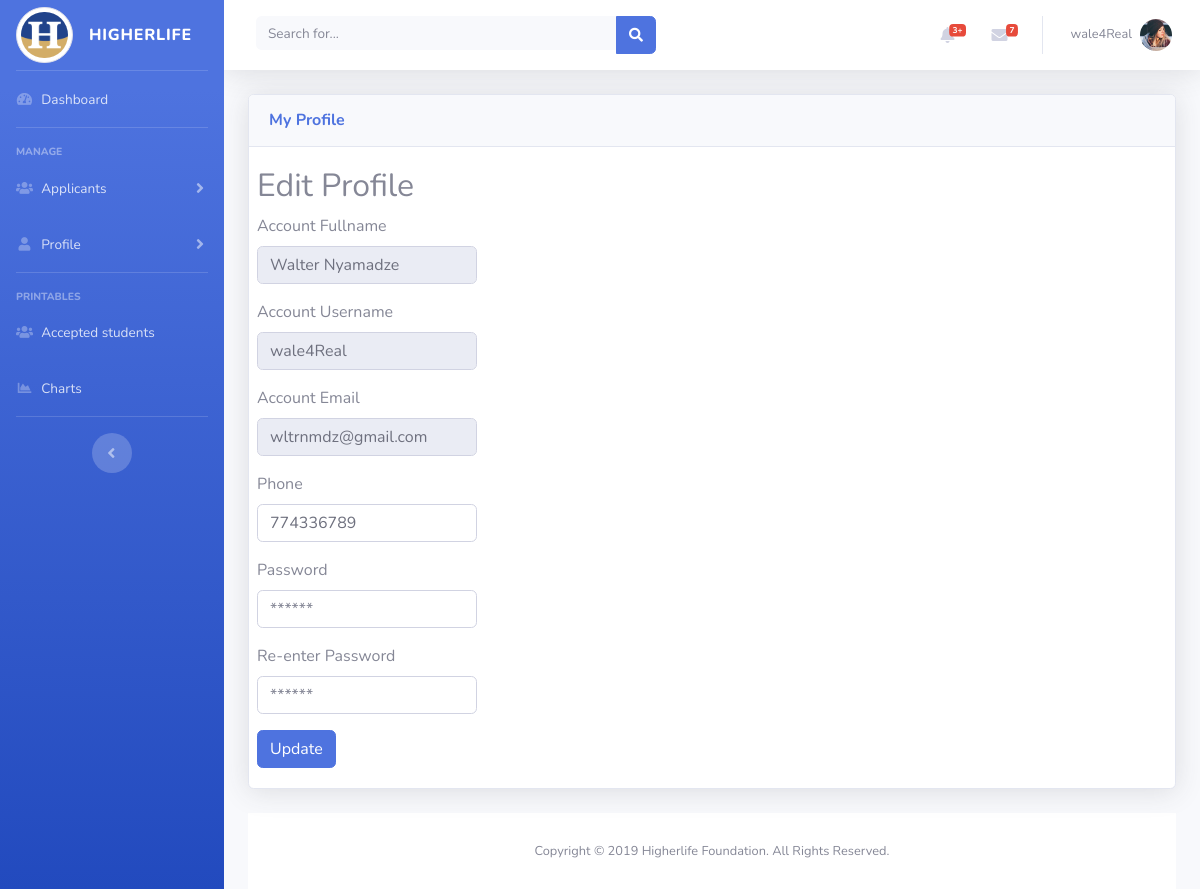
The app's page /Senior/profile.php (signed in) with its own data.
### tables this page shows
CREATE TABLE IF NOT EXISTS `users` (
  `id` int(11) NOT NULL,
  `name` varchar(40) NOT NULL,
  `surname` varchar(40) NOT NULL,
  `email` varchar(40) NOT NULL,
  `sbu` varchar(40) NOT NULL,
  `cell_num` int(40) NOT NULL,
  `access_level` varchar(40) NOT NULL,
  `username` varchar(40) NOT NULL,
  `password` varchar(40) NOT NULL,
  `sex` varchar(40) NOT NULL
);

### Senior/profile.php (the view, shortened to what this page needs)
<?php
include("conn.php");
if(isset($_SESSION['access']) && $_SESSION['fullname'] &&  $_SESSION['access']=="Senior") {
      ?>
<!DOCTYPE html>
<html lang="en">
<head>
  <link href="vendor/fontawesome-free/css/all.min.css" rel="stylesheet" type="text/css">
  <link href="css/sb-admin-2.min.css" rel="stylesheet">
  <link href="vendor/datatables/dataTables.bootstrap4.min.css" rel="stylesheet">
</head>
<body id="page-top">
  <div id="wrapper">
    <ul class="navbar-nav bg-gradient-primary sidebar sidebar-dark accordion" id="accordionSidebar">
      <a class="sidebar-brand d-flex align-items-center justify-content-center" href="index.php">
        <div class="sidebar-brand-icon rotate-n-0">
        <img class="img-thumbnail rounded-circle" src="img/hlf (2).png" width:60, height:60>
        </div>
        <div class="sidebar-brand-text mx-3">Higherlife   </div>
      </a>
      <hr class="sidebar-divider my-0">
      <li class="nav-item">
        <a class="nav-link" href="index.php">
          <i class="fas fa-fw fa-tachometer-alt"></i>
          <span>Dashboard</span></a>
      </li>
      <hr class="sidebar-divider">
      <div class="sidebar-heading">
       Manage
      </div>
      <li class="nav-item">
        <a class="nav-link collapsed" href="#" data-toggle="collapse" data-target="#collapseTwo" aria-expanded="true" aria-controls="collapseTwo">
          <i class="fas fa-fw fa-users"></i>
          <span>Applicants</span>
        </a>
      </li>
      <li class="nav-item">
        <a class="nav-link collapsed" href="#" data-toggle="collapse" data-target="#collapseUtilities" aria-expanded="true" aria-controls="collapseUtilities">
          <i class="fas fa-fw fa-user"></i>
          <span>Profile</span>
        </a>
      </li>
      <hr class="sidebar-divider">
      <div class="sidebar-heading">
      Printables
      </div>
  <li class="nav-item">
    <a class="nav-link" href="accepted.php">
      <i class="fas fa-fw fa-users"></i>
      <span>Accepted students</span></a>
  </li>
      <li class="nav-item">
        <a class="nav-link" href="charts.php">
          <i class="fas fa-fw fa-chart-area"></i>
          <span>Charts</span></a>
      </li>
      <hr class="sidebar-divider d-none d-md-block">
      <div class="text-center d-none d-md-inline">
        <button class="rounded-circle border-0" id="sidebarToggle"></button>
      </div>
    </ul>
    <div id="content-wrapper" class="d-flex flex-column">
      <div id="content">
        <nav class="navbar navbar-expand navbar-light bg-white topbar mb-4 static-top shadow">
          <form class="d-none d-sm-inline-block form-inline mr-auto ml-md-3 my-2 my-md-0 mw-100 navbar-search">
            <div class="input-group">
              <input type="text" class="form-control bg-light border-0 small" placeholder="Search for..." aria-label="Search" aria-describedby="basic-addon2">
              <div class="input-group-append">
                <button class="btn btn-primary" type="button">
                  <i class="fas fa-search fa-sm"></i>
                </button>
              </div>
            </div>
          </form>
          <ul class="navbar-nav ml-auto">
            <li class="nav-item dropdown no-arrow mx-1">
              <a class="nav-link dropdown-toggle" href="#" id="alertsDropdown" role="button" data-toggle="dropdown" aria-haspopup="true" aria-expanded="false">
                <i class="fas fa-bell fa-fw"></i>
                <span class="badge badge-danger badge-counter">3+</span>
              </a>
            </li>
            <li class="nav-item dropdown no-arrow mx-1">
              <a class="nav-link dropdown-toggle" href="#" id="messagesDropdown" role="button" data-toggle="dropdown" aria-haspopup="true" aria-expanded="false">
                <i class="fas fa-envelope fa-fw"></i>
                <span class="badge badge-danger badge-counter">7</span>
              </a>
            </li>
          <li class="nav-item dropdown no-arrow">
              <a class="nav-link dropdown-toggle" href="#" id="userDropdown" role="button" data-toggle="dropdown" aria-haspopup="true" aria-expanded="false">
                <span class="mr-2 d-none d-lg-inline text-gray-600 small"><?php echo $_SESSION['username'];?></span>
                <img class="img-profile rounded-circle" src="img/profile-image.png">
              </a>
            </li>
          </ul>
        </nav>
        <div class="container-fluid">
          <div class="card shadow mb-4">
            <div class="card-header py-3">
              <h6 class="m-0 font-weight-bold text-primary">My Profile</h6>
            </div>
            <div class="card-body">
        <div class="row tm-content-row tm-mt-big">
            <div class="tm-col tm-col-big">
                <div class="bg-white tm-block">
                    <div class="row">
                        <div class="col-12">
                            <h2 class="tm-block-title">Edit Profile</h2>
                        </div>
                    </div>
                    <div class="row">
                        <div class="col-12">
<?php $sql = "SELECT * FROM users WHERE username = '$_SESSION[username]' ";
      $query = $connection->query($sql);
      while($row = $query->fetch_assoc())
				{
          $email=$row['email'];
          $q1=$row['name'];
          $q2=$row['surname'];
          $full=$q1." ".$q2;
          $cell=$row['cell_num'];
          ?>
                    <div class="row">
                        <div class="col-12">
                            <form method="post" action="" >
                                <div class="form-group">
                                    <label for="name">Account Fullname</label>
                                    <input value="<?php echo  $full ;?>" id="fullname"   type="text" class="form-control " readonly>
                                </div>
                                <div class="form-group">
                                    <label for="name">Account Username</label>
                                    <input  id="username" name="username" value="<?php echo  $_SESSION['username']; ?>" type="text" class="form-control " readonly>
                                </div>
                                <div class="form-group">
                                    <label for="email">Account Email</label>
                                    <input  id="email" value="<?php echo $email ;?>" name="email" type="email" class="form-control "readonly>
                                </div>
                                <div class="form-group">
                                    <label for="phone">Phone</label>
                                    <input  id="phone" name="phone"  value="<?php echo $cell ;?>" type="tel" class="form-control ">
                                </div>
                                <div class="form-group">
                                    <label for="password">Password</label>
                                    <input placeholder="******" id="password" name="password" type="password" class="form-control validate">
                                </div>
                                <div class="form-group">
                                    <label for="password2">Re-enter Password</label>
                                    <input placeholder="******" id="password2" name="password2" type="password" class="form-control validate">
                                </div>
                                <div class="row">
                                    <div class="col-12 col-sm-4">
                                        <button type="submit" name="btnSubmit" class="btn btn-primary">Update
                                        </button>
                                    </div>
                                </div>
                            </form>
        <?php } ?>
                        </div>
                    </div>
                </div>
            </div>
        </div>
            </div>
          </div>
        </div>
      </div>
      <footer class="sticky-footer bg-white">
        <div class="container my-auto">
          <div class="copyright text-center my-auto">
            <span>Copyright &copy;  2019 Higherlife Foundation. All Rights Reserved. </span>
          </div>
        </div>
      </footer>
    </div>
  </div>
</body>
</html>
<?php }
else{header('location:../index.php');} ?>

### records on screen
users: name+surname "Walter Nyamadze", email "wltrnmdz@gmail.com", phone "774336789"

### other values on screen
$_SESSION['username'] "wale4Real"
